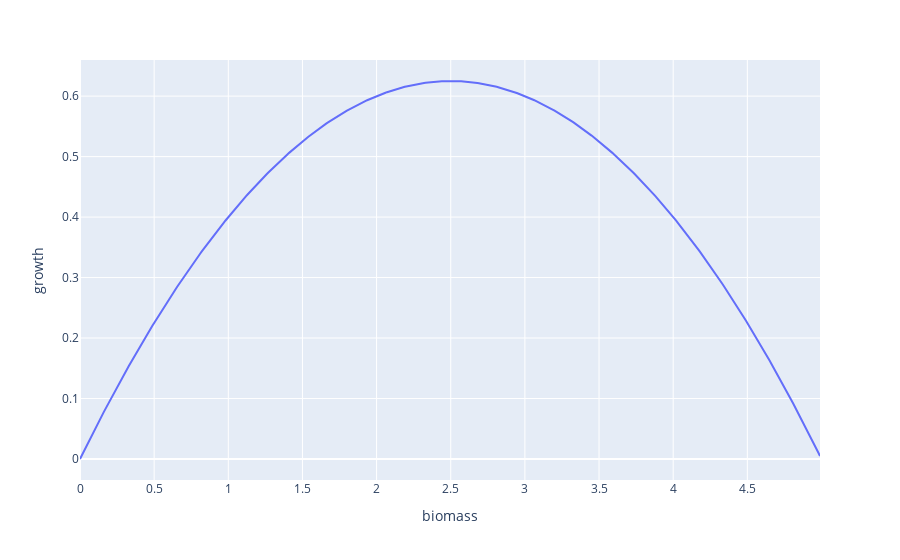

Source (notebook cell):
### Markdown cell above
This is very interesting! At a very low catch rate $C=0.1$ we see the population barely moves from its $B_{\infty}$. As we raise the catch to $0.6$ we see the population initially dives but then stabilizes at $\approx 3$. Then as we cross over to $C=0.75$ the population just ends up plumetting. 

To see what's driving this let's look at the growth of the population as a function of biomass $B$.

### Code cell
B = np.arange(0, B_max, 0.01)
G = r * (1 - B / B_max) * B
px.line(
    pd.DataFrame(np.array([B, G]).T, columns=['biomass', 'growth']), x='biomass', y='growth'
)

### Figure 1 — Plotly figure (JSON) as saved in the notebook; plotly's stock layout.template omitted (floating-point values rounded to 4 significant figures; data arrays with more than 128 entries replaced by an {"elided": "..."} marker saying what was removed)
{"data": [{"hovertemplate": "biomass=%{x}<br>growth=%{y}<extra></extra>", "legendgroup": "", "line": {"color": "#636efa", "dash": "solid"}, "marker": {"symbol": "circle"}, "mode": "lines", "name": "", "orientation": "v", "showlegend": false, "type": "scatter", "x": {"elided": "500 float values"}, "xaxis": "x", "y": {"elided": "500 float values"}, "yaxis": "y"}], "layout": {"legend": {"tracegroupgap": 0}, "margin": {"t": 60}, "xaxis": {"anchor": "y", "domain": [0, 1], "title": {"text": "biomass"}}, "yaxis": {"anchor": "x", "domain": [0, 1], "title": {"text": "growth"}}}}
